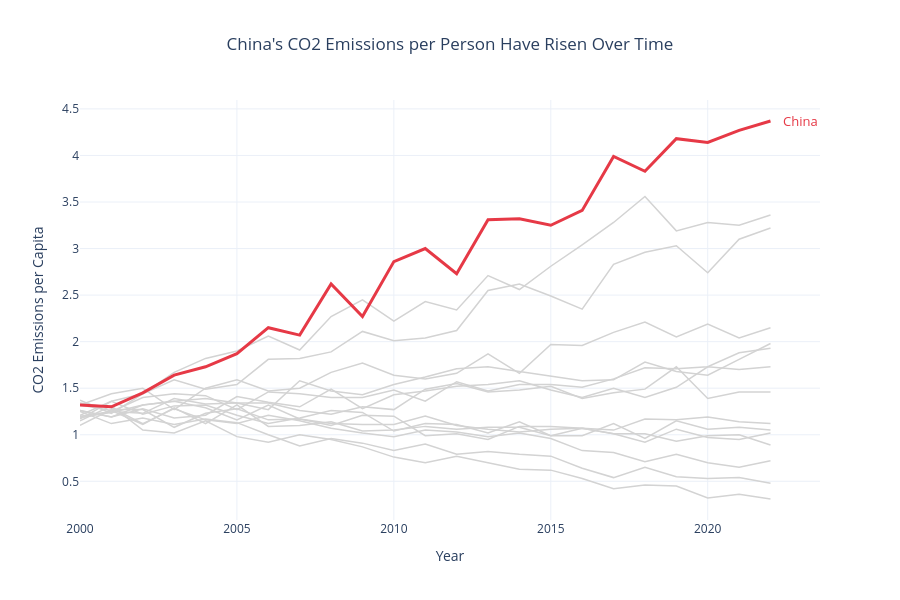

Write notebook code for a chart like this one.
### Markdown cell above
## Task 1 - A line chart showing CO2 per Capita for all countries in the dataset

**Requirements:**
- All countries shown (for context), but only **one highlighted in colour** — your choice which
- All other lines in grey (#EEEEEE), thinner
- Highlighted country/countries **labelled directly** at the end of its line (not in a legend)
- Insight title that names the highlighted country/countries and its story

### Code cell
# Task 1: CO2 per capita for all countries

fig = go.Figure()

# Highlight China
highlight_country = 'China'

# Plot all countries in grey
for country in df['Country'].unique():
    country_data = df[df['Country'] == country].sort_values('Year')

    if country == highlight_country:
        continue

    fig.add_trace(go.Scatter(
        x=country_data['Year'],
        y=country_data['CO2_per_capita'],
        mode='lines',
        line=dict(color='#D3D3D3', width=1.5),
        name=country,
        showlegend=False,
        hovertemplate=country + '<br>Year: %{x}<br>CO2 per capita: %{y:.2f}<extra></extra>'
    ))

# Plot China in a highlighted colour
china_data = df[df['Country'] == highlight_country].sort_values('Year')

fig.add_trace(go.Scatter(
    x=china_data['Year'],
    y=china_data['CO2_per_capita'],
    mode='lines',
    line=dict(color='#E63946', width=3),
    name=highlight_country,
    showlegend=False
))

# Direct label at the end of China's line
last = china_data.iloc[-1]

fig.add_annotation(
    x=last['Year'],
    y=last['CO2_per_capita'],
    text='China',
    showarrow=False,
    xshift=30,
    font=dict(color='#E63946', size=13)
)

fig.update_layout(
    title="China's CO2 Emissions per Person Have Risen Over Time",
    title_x=0.5,
    template='plotly_white',
    xaxis_title='Year',
    yaxis_title='CO2 Emissions per Capita',
    height=600,
    showlegend=False
)

fig.show()

### Figure 1 — Plotly figure (JSON) as saved in the notebook; plotly's stock layout.template omitted (floating-point values rounded to 4 significant figures)
{"data": [{"hovertemplate": "United States<br>Year: %{x}<br>CO2 per capita: %{y:.2f}<extra></extra>", "line": {"color": "#D3D3D3", "width": 1.5}, "mode": "lines", "name": "United States", "showlegend": false, "type": "scatter", "x": [2000, 2001, 2002, 2003, 2004, 2005, 2006, 2007, 2008, 2009, 2010, 2011, 2012, 2013, 2014, 2015, 2016, 2017, 2018, 2019, 2020, 2021, 2022], "y": [1.32, 1.26, 1.11, 1.29, 1.12, 1.32, 1.09, 1.1, 1.14, 1.04, 1.05, 1.09, 1.06, 1.08, 1.08, 0.99, 1.07, 1.01, 0.92, 1.06, 0.97, 0.95, 1.02]}, {"hovertemplate": "India<br>Year: %{x}<br>CO2 per capita: %{y:.2f}<extra></extra>", "line": {"color": "#D3D3D3", "width": 1.5}, "mode": "lines", "name": "India", "showlegend": false, "type": "scatter", "x": [2000, 2001, 2002, 2003, 2004, 2005, 2006, 2007, 2008, 2009, 2010, 2011, 2012, 2013, 2014, 2015, 2016, 2017, 2018, 2019, 2020, 2021, 2022], "y": [1.21, 1.36, 1.44, 1.67, 1.82, 1.9, 2.06, 1.91, 2.27, 2.45, 2.22, 2.43, 2.34, 2.71, 2.56, 2.81, 3.04, 3.28, 3.56, 3.19, 3.28, 3.25, 3.36]}, {"hovertemplate": "Germany<br>Year: %{x}<br>CO2 per capita: %{y:.2f}<extra></extra>", "line": {"color": "#D3D3D3", "width": 1.5}, "mode": "lines", "name": "Germany", "showlegend": false, "type": "scatter", "x": [2000, 2001, 2002, 2003, 2004, 2005, 2006, 2007, 2008, 2009, 2010, 2011, 2012, 2013, 2014, 2015, 2016, 2017, 2018, 2019, 2020, 2021, 2022], "y": [1.25, 1.12, 1.18, 1.11, 1.17, 1.13, 1.0, 0.88, 0.96, 0.91, 0.83, 0.9, 0.79, 0.82, 0.79, 0.77, 0.64, 0.54, 0.65, 0.55, 0.53, 0.54, 0.48]}, {"hovertemplate": "United Kingdom<br>Year: %{x}<br>CO2 per capita: %{y:.2f}<extra></extra>", "line": {"color": "#D3D3D3", "width": 1.5}, "mode": "lines", "name": "United Kingdom", "showlegend": false, "type": "scatter", "x": [2000, 2001, 2002, 2003, 2004, 2005, 2006, 2007, 2008, 2009, 2010, 2011, 2012, 2013, 2014, 2015, 2016, 2017, 2018, 2019, 2020, 2021, 2022], "y": [1.15, 1.31, 1.05, 1.02, 1.15, 0.98, 0.92, 1.0, 0.95, 0.87, 0.76, 0.7, 0.77, 0.7, 0.63, 0.62, 0.53, 0.42, 0.46, 0.45, 0.32, 0.36, 0.31]}, {"hovertemplate": "France<br>Year: %{x}<br>CO2 per capita: %{y:.2f}<extra></extra>", "line": {"color": "#D3D3D3", "width": 1.5}, "mode": "lines", "name": "France", "showlegend": false, "type": "scatter", "x": [2000, 2001, 2002, 2003, 2004, 2005, 2006, 2007, 2008, 2009, 2010, 2011, 2012, 2013, 2014, 2015, 2016, 2017, 2018, 2019, 2020, 2021, 2022], "y": [1.34, 1.29, 1.12, 1.28, 1.16, 1.12, 1.21, 1.15, 1.07, 1.02, 0.98, 1.05, 1.03, 0.98, 1.02, 0.96, 0.83, 0.81, 0.71, 0.79, 0.7, 0.65, 0.72]}, {"hovertemplate": "Brazil<br>Year: %{x}<br>CO2 per capita: %{y:.2f}<extra></extra>", "line": {"color": "#D3D3D3", "width": 1.5}, "mode": "lines", "name": "Brazil", "showlegend": false, "type": "scatter", "x": [2000, 2001, 2002, 2003, 2004, 2005, 2006, 2007, 2008, 2009, 2010, 2011, 2012, 2013, 2014, 2015, 2016, 2017, 2018, 2019, 2020, 2021, 2022], "y": [1.26, 1.19, 1.32, 1.36, 1.39, 1.34, 1.27, 1.58, 1.47, 1.43, 1.54, 1.62, 1.71, 1.73, 1.68, 1.63, 1.58, 1.59, 1.78, 1.68, 1.64, 1.81, 1.98]}, {"hovertemplate": "Japan<br>Year: %{x}<br>CO2 per capita: %{y:.2f}<extra></extra>", "line": {"color": "#D3D3D3", "width": 1.5}, "mode": "lines", "name": "Japan", "showlegend": false, "type": "scatter", "x": [2000, 2001, 2002, 2003, 2004, 2005, 2006, 2007, 2008, 2009, 2010, 2011, 2012, 2013, 2014, 2015, 2016, 2017, 2018, 2019, 2020, 2021, 2022], "y": [1.1, 1.27, 1.27, 1.08, 1.23, 1.28, 1.16, 1.17, 1.1, 1.21, 1.2, 0.99, 1.01, 0.95, 1.09, 1.09, 1.07, 1.01, 1.01, 0.93, 0.99, 1.0, 0.89]}, {"hovertemplate": "Canada<br>Year: %{x}<br>CO2 per capita: %{y:.2f}<extra></extra>", "line": {"color": "#D3D3D3", "width": 1.5}, "mode": "lines", "name": "Canada", "showlegend": false, "type": "scatter", "x": [2000, 2001, 2002, 2003, 2004, 2005, 2006, 2007, 2008, 2009, 2010, 2011, 2012, 2013, 2014, 2015, 2016, 2017, 2018, 2019, 2020, 2021, 2022], "y": [1.17, 1.36, 1.22, 1.31, 1.32, 1.21, 1.12, 1.18, 1.26, 1.24, 1.04, 1.12, 1.11, 1.02, 1.14, 0.99, 0.99, 1.12, 0.96, 1.15, 1.06, 1.08, 1.05]}, {"hovertemplate": "Australia<br>Year: %{x}<br>CO2 per capita: %{y:.2f}<extra></extra>", "line": {"color": "#D3D3D3", "width": 1.5}, "mode": "lines", "name": "Australia", "showlegend": false, "type": "scatter", "x": [2000, 2001, 2002, 2003, 2004, 2005, 2006, 2007, 2008, 2009, 2010, 2011, 2012, 2013, 2014, 2015, 2016, 2017, 2018, 2019, 2020, 2021, 2022], "y": [1.26, 1.19, 1.28, 1.18, 1.21, 1.41, 1.35, 1.3, 1.49, 1.28, 1.43, 1.47, 1.52, 1.54, 1.58, 1.48, 1.4, 1.5, 1.4, 1.51, 1.73, 1.7, 1.73]}, {"hovertemplate": "South Korea<br>Year: %{x}<br>CO2 per capita: %{y:.2f}<extra></extra>", "line": {"color": "#D3D3D3", "width": 1.5}, "mode": "lines", "name": "South Korea", "showlegend": false, "type": "scatter", "x": [2000, 2001, 2002, 2003, 2004, 2005, 2006, 2007, 2008, 2009, 2010, 2011, 2012, 2013, 2014, 2015, 2016, 2017, 2018, 2019, 2020, 2021, 2022], "y": [1.32, 1.44, 1.5, 1.27, 1.5, 1.59, 1.47, 1.5, 1.67, 1.77, 1.64, 1.6, 1.66, 1.87, 1.66, 1.97, 1.96, 2.1, 2.21, 2.05, 2.19, 2.04, 2.15]}, {"hovertemplate": "Russia<br>Year: %{x}<br>CO2 per capita: %{y:.2f}<extra></extra>", "line": {"color": "#D3D3D3", "width": 1.5}, "mode": "lines", "name": "Russia", "showlegend": false, "type": "scatter", "x": [2000, 2001, 2002, 2003, 2004, 2005, 2006, 2007, 2008, 2009, 2010, 2011, 2012, 2013, 2014, 2015, 2016, 2017, 2018, 2019, 2020, 2021, 2022], "y": [1.19, 1.24, 1.32, 1.36, 1.29, 1.16, 1.32, 1.17, 1.12, 1.11, 1.11, 1.2, 1.1, 1.06, 1.03, 1.06, 1.07, 1.05, 1.17, 1.16, 1.19, 1.14, 1.12]}, {"hovertemplate": "South Africa<br>Year: %{x}<br>CO2 per capita: %{y:.2f}<extra></extra>", "line": {"color": "#D3D3D3", "width": 1.5}, "mode": "lines", "name": "South Africa", "showlegend": false, "type": "scatter", "x": [2000, 2001, 2002, 2003, 2004, 2005, 2006, 2007, 2008, 2009, 2010, 2011, 2012, 2013, 2014, 2015, 2016, 2017, 2018, 2019, 2020, 2021, 2022], "y": [1.2, 1.25, 1.23, 1.39, 1.33, 1.34, 1.34, 1.26, 1.22, 1.3, 1.27, 1.49, 1.55, 1.46, 1.48, 1.52, 1.39, 1.45, 1.49, 1.73, 1.39, 1.46, 1.46]}, {"hovertemplate": "Mexico<br>Year: %{x}<br>CO2 per capita: %{y:.2f}<extra></extra>", "line": {"color": "#D3D3D3", "width": 1.5}, "mode": "lines", "name": "Mexico", "showlegend": false, "type": "scatter", "x": [2000, 2001, 2002, 2003, 2004, 2005, 2006, 2007, 2008, 2009, 2010, 2011, 2012, 2013, 2014, 2015, 2016, 2017, 2018, 2019, 2020, 2021, 2022], "y": [1.18, 1.25, 1.4, 1.44, 1.42, 1.27, 1.46, 1.44, 1.4, 1.4, 1.48, 1.36, 1.57, 1.47, 1.54, 1.54, 1.51, 1.6, 1.72, 1.71, 1.73, 1.88, 1.93]}, {"hovertemplate": "Indonesia<br>Year: %{x}<br>CO2 per capita: %{y:.2f}<extra></extra>", "line": {"color": "#D3D3D3", "width": 1.5}, "mode": "lines", "name": "Indonesia", "showlegend": false, "type": "scatter", "x": [2000, 2001, 2002, 2003, 2004, 2005, 2006, 2007, 2008, 2009, 2010, 2011, 2012, 2013, 2014, 2015, 2016, 2017, 2018, 2019, 2020, 2021, 2022], "y": [1.37, 1.23, 1.44, 1.59, 1.49, 1.54, 1.81, 1.82, 1.89, 2.11, 2.01, 2.04, 2.12, 2.55, 2.62, 2.49, 2.35, 2.83, 2.96, 3.03, 2.74, 3.1, 3.22]}, {"line": {"color": "#E63946", "width": 3}, "mode": "lines", "name": "China", "showlegend": false, "type": "scatter", "x": [2000, 2001, 2002, 2003, 2004, 2005, 2006, 2007, 2008, 2009, 2010, 2011, 2012, 2013, 2014, 2015, 2016, 2017, 2018, 2019, 2020, 2021, 2022], "y": [1.32, 1.3, 1.45, 1.64, 1.73, 1.87, 2.15, 2.07, 2.62, 2.27, 2.86, 3.0, 2.73, 3.31, 3.32, 3.25, 3.41, 3.99, 3.83, 4.18, 4.14, 4.27, 4.37]}], "layout": {"annotations": [{"font": {"color": "#E63946", "size": 13}, "showarrow": false, "text": "China", "x": 2022, "xshift": 30, "y": 4.37}], "height": 600, "showlegend": false, "title": {"text": "China's CO2 Emissions per Person Have Risen Over Time", "x": 0.5}, "xaxis": {"title": {"text": "Year"}}, "yaxis": {"title": {"text": "CO2 Emissions per Capita"}}}}
